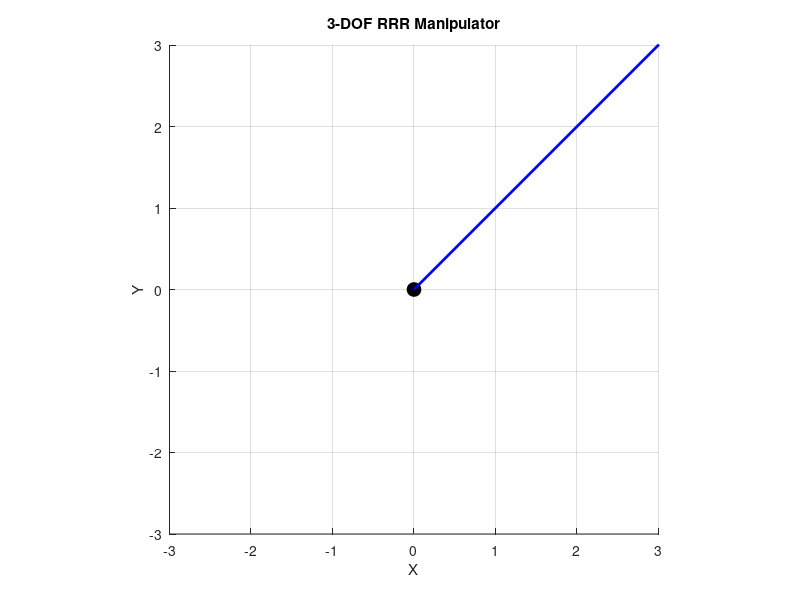

The MATLAB script that drew this image:
% Jacobian and Singularity analysis for a 3-DOF RRR manipulator with graphical representation
clc; clear; close all;

% Define the parameters
L1 = 185; % Length of first link
L2 = 117.5; % Length of second link
L3 = 80; % Length of third link

% Input: Joint angles theta1, theta2, theta3
theta1 = pi/4; % Example value
theta2 = pi/4; % Example value
theta3 = pi/4; % Example value

% Compute the Jacobian matrix J
J11 = -L1 * sin(theta1) - L2 * sin(theta1 + theta2) - L3 * sin(theta1 + theta2 + theta3);
J12 = -L2 * sin(theta1 + theta2) - L3 * sin(theta1 + theta2 + theta3);
J13 = -L3 * sin(theta1 + theta2 + theta3);
J21 = L1 * cos(theta1) + L2 * cos(theta1 + theta2) + L3 * cos(theta1 + theta2 + theta3);
J22 = L2 * cos(theta1 + theta2) + L3 * cos(theta1 + theta2 + theta3);
J23 = L3 * cos(theta1 + theta2 + theta3);
J31 = 1;
J32 = 1;
J33 = 1;

J = [J11, J12, J13; J21, J22, J23; J31, J32, J33];

fprintf('Jacobian:\n');
disp(J);

% Check if the determinant of the Jacobian is zero
detJ = det(J);

fprintf('Determinant of the Jacobian: %.2f\n', detJ);

if abs(detJ) < 1e-6
    fprintf('The manipulator is in a singular configuration.\n');
else
    fprintf('The manipulator is not in a singular configuration.\n');
end

% Plot the manipulator
figure;
hold on;
axis equal;
xlim([-3 3]);
ylim([-3 3]);

% Base
plot(0, 0, 'ko', 'MarkerSize', 10, 'MarkerFaceColor', 'k');

% First link
x1 = L1 * cos(theta1);
y1 = L1 * sin(theta1);
plot([0 x1], [0 y1], 'b-', 'LineWidth', 2);
plot(x1, y1, 'bo', 'MarkerSize', 5, 'MarkerFaceColor', 'b');

% Second link
x2 = x1 + L2 * cos(theta1 + theta2);
y2 = y1 + L2 * sin(theta1 + theta2);
plot([x1 x2], [y1 y2], 'r-', 'LineWidth', 2);
plot(x2, y2, 'ro', 'MarkerSize', 5, 'MarkerFaceColor', 'r');

% Third link
x3 = x2 + L3 * cos(theta1 + theta2 + theta3);
y3 = y2 + L3 * sin(theta1 + theta2 + theta3);
plot([x2 x3], [y2 y3], 'g-', 'LineWidth', 2);
plot(x3, y3, 'go', 'MarkerSize', 5, 'MarkerFaceColor', 'g');

title('3-DOF RRR Manipulator');
xlabel('X');
ylabel('Y');
grid on;
